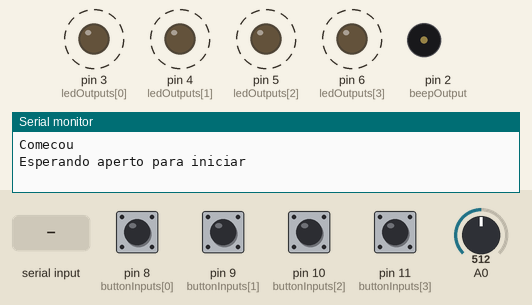
A sketch run on a simulated Arduino Uno, built with avr-gcc and run on an emulated ATmega328P. Parts: output pins drawn as LEDs (lit = HIGH), buzzer (waves = sounding), the last lines printed to the serial monitor. Dashed ring = blinking. The inputs (shaded band) are chosen by the test bench; at power-on: pin 8 (buttonInputs[0]), pin 9 (buttonInputs[1]), pin 10 (buttonInputs[2]), pin 11 (buttonInputs[3]) HIGH, A0 = 512. Random numbers use the default seed unless the sketch sets one.

Above: at 0.87 s.
1.3 s: "90,45\n" received over Serial
At 2.9 s:
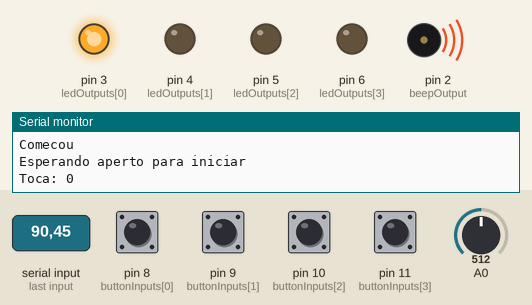
4.3 s: pin 8 (buttonInputs[0]) pulled LOW for 1 s
At 6.3 s:
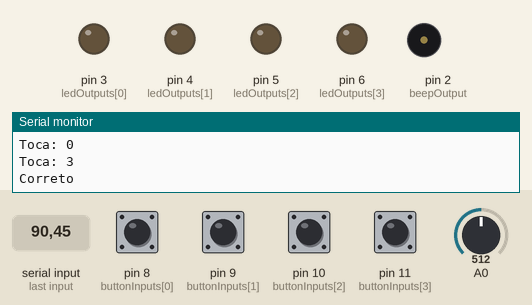
6.8 s: pin 9 (buttonInputs[1]) pulled LOW for 1 s
At 7.7 s:
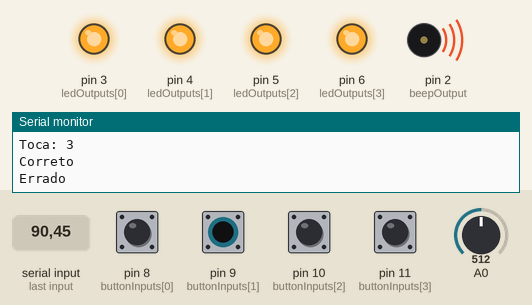
9.8 s: pin 9 (buttonInputs[1]) pulled LOW for 0.15 s
At 10.3 s:
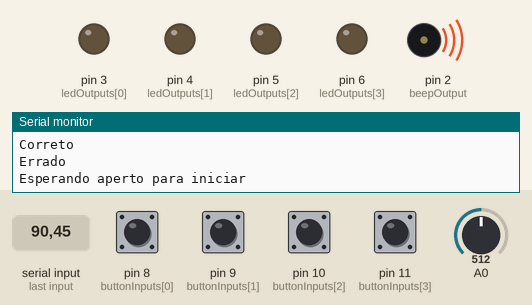
13.0 s: pin 10 (buttonInputs[2]) pulled LOW for 0.15 s
At 14.22 s:
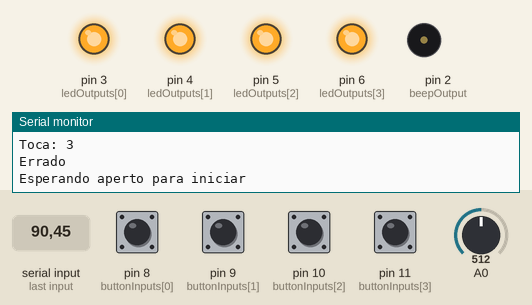
16.2 s: pin 11 (buttonInputs[3]) pulled LOW for 1 s
At 18.8 s:
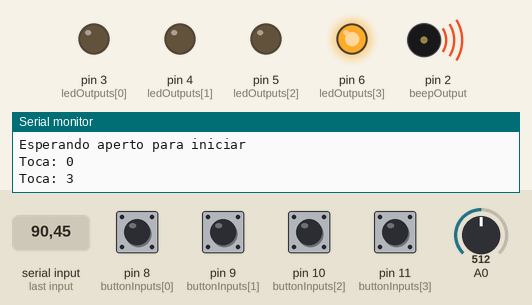
Timing chart, 0 to 20.4 s (numbered marks = the images above; inputs shaded):
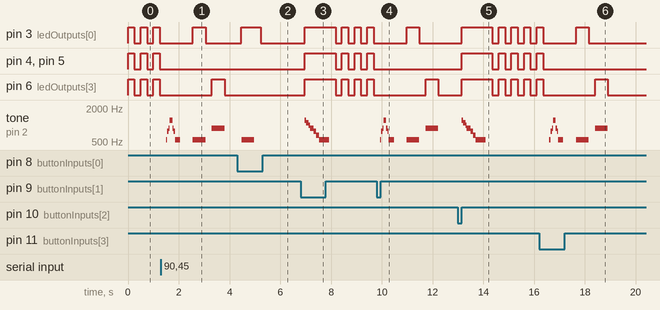

The sketch:

genius.ino
```cpp
#define SEQUENCE_START 2
#define SEQUENCE_MAX 32
#define END_SEQUENCE -1

int buttonInputs[] = { 8, 9, 10, 11 };
int nInputs = 4;

int ledOutputs[] = { 3, 4, 5, 6 };
int nOutputs = 4;

int beepOutput = 2;

int sequence[SEQUENCE_MAX];

int baseDelay = 500;

void setup()
{
  Serial.begin(9600);
  Serial.println("Comecou");

  // Inicializar botoes
  for (int i=0; i < nInputs; i++)
  {
    pinMode(buttonInputs[i], INPUT);
    digitalWrite(buttonInputs[i], HIGH);
  }

  //Inicializar leds
  for (int i=0; i < nOutputs; i++)
  {
    pinMode(ledOutputs[i], OUTPUT);
  }

  pinMode(beepOutput, OUTPUT);
}

void initSequence()
{
  // Inicializar sequencia
  for (int i=0; i < SEQUENCE_MAX; i++)
  {
    sequence[i] = END_SEQUENCE;
  }

  // Seed randomica
  randomSeed(analogRead(0));
  for (int i=0; i < SEQUENCE_START; i++)
  {
    sequence[i] = random() % nInputs;
  }
}

// Retorna o indice do botao apertado ou -1 se nenhum foi apertado
int checkButtons()
{
   int button = -1;

   // Testar todos botoes
   for (int i=0; i < nInputs && button == -1; i++)
   {
     if (digitalRead(buttonInputs[i]) == LOW)
     {
       button = i;
     }
   }

   // Testar serial
   while (Serial.available() > 0)
   {
     int n = Serial.read();

     // Aceita serial entre '0' e '3'
     if (n >= '0' && n <= '3')
       button = n - '0';
   }

   return button;
}

int noteToFreq(int note)
{
  return (int) pow(2, (double)note/12) * 110;
}

// Toca uma melodia num alto falate ou buzzer
void playMelody(int *mel, int *dur, int n)
{
  int basic_dur = 50;
  for(int i=0; i < n; i++)
  {
    tone(beepOutput, noteToFreq(mel[i]), dur[i]*basic_dur);
    delay(dur[i]*basic_dur);
    noTone(beepOutput);
  }
}

void playStart()
{
  int n = 7;
  int mel[] = {30, 34, 37, 42, 37, 34, 30};
  int dur[] = {1, 1, 1, 2, 1, 1, 4};
  playMelody(mel, dur, n);
}

void playEnd()
{
  int n = 12;
  int mel[] = {42, 41, 40, 39, 38, 37, 36, 35, 34, 33, 32, 31};
  int dur[] = { 1,  1,  1,  1,  1,  1,  1,  1,  1,  1,  1,  8};
  playMelody(mel, dur, n);
}

// Função para rapidamente piscar os LEDs
void blinkLeds(int t)
{
    for (int i=0; i < nInputs; i++)
    {
      digitalWrite(ledOutputs[i], HIGH);
    }
    delay(t/2);
    for (int i=0; i < nInputs; i++)
    {
      digitalWrite(ledOutputs[i], LOW);
    }
    delay(t/2);
}

// Faz um beep com a frequencia do botao apertado
void beep(int button)
{
  int freqs[] = {30, 32, 34, 37};
  int freq = noteToFreq(freqs[button]);
  tone(beepOutput, freq, baseDelay);
  delay(baseDelay);
  noTone(beepOutput);
}

void loop()
{
  // Esperar inicio

  Serial.println("Esperando aperto para iniciar");
  while (checkButtons() == -1)
  {
    blinkLeds(baseDelay);
  }

  // Indicador de resposta correta
  bool correct = true;

  // Cria uma nova sequencia
  initSequence();
  // Melodia do inicio
  playStart();

  // Temos certeza do inicio do jogo aqui
  while (correct)
  {
    delay(baseDelay/2);
    // Reseta todos os botoes
    for (int i=0; i < nOutputs; i++)
      digitalWrite(ledOutputs[i], LOW);
    delay(baseDelay/2);

    // Toca uma sequencia
    int pos = 0;
    while (sequence[pos] != END_SEQUENCE)
    {
      int led = sequence[pos];

      digitalWrite(ledOutputs[led], HIGH);

      pos += 1;
      Serial.print("Toca: ");
      Serial.println(led);
      beep(led);
      digitalWrite(ledOutputs[led], LOW);
      delay(baseDelay / (1 + (pos/1.0)) );
    }

    int nPressed = 0;


    // Fazendo a leitura da resposta
    while (nPressed < pos && correct)
    {
      delay(baseDelay/2);
      for (int i=0; i < nOutputs; i++)
        digitalWrite(ledOutputs[i], LOW);
      delay(baseDelay/2);

      int button = checkButtons();

      while (button == -1)
      {
          delay(baseDelay/2);
          button = checkButtons();
      }

      if (button == sequence[nPressed])
      {
        digitalWrite(ledOutputs[button], HIGH);
        Serial.println("Correto");
        beep(button);
        correct = true;
      }
      else
      {
        for (int i=0; i < nOutputs; i++)
          digitalWrite(ledOutputs[i], HIGH);

        Serial.println("Errado");
        correct = false;
        // Melodia do fim
        playEnd();
      }

      nPressed += 1;
    }

    // Se correto aumente a sequencia
    if (correct)
    {
      sequence[pos] = random() % nInputs;
    }
  }
}
```

Measured:
- after the input at 1.3 s, tone on pin 2 (beepOutput): plays 550 Hz for 0.05 s, 770 Hz for 0.05 s, 880 Hz for 0.05 s, 1210 Hz for 0.10 s, 880 Hz for 0.05 s, 770 Hz for 0.05 s … (9 notes in this stretch), starting after 0.20 s
- after the input at 4.3 s, pin 3 (ledOutputs[0]): LOW → HIGH after 0.17 s, → LOW 0.75 s later; tone on pin 2 (beepOutput): silent → 550 Hz after 0.17 s, → silent 0.50 s later
- after the input at 6.8 s, pin 3 (ledOutputs[0]), pin 4 (ledOutputs[1]): LOW → HIGH after 0.17 s, then repeats every 0.50 s: LOW 0.25 s, HIGH 0.25 s
- after the input at 9.8 s, tone on pin 2 (beepOutput): plays 550 Hz for 0.05 s, 770 Hz for 0.05 s, 880 Hz for 0.05 s, 1210 Hz for 0.10 s, 880 Hz for 0.05 s, 770 Hz for 0.05 s … (9 notes in this stretch), starting after 0.13 s
- after the input at 13.0 s, pin 3 (ledOutputs[0]), pin 4 (ledOutputs[1]): LOW → HIGH after 0.15 s, then repeats every 0.50 s: LOW 0.25 s, HIGH 0.25 s
- after the input at 16.2 s, tone on pin 2 (beepOutput): plays 550 Hz for 0.05 s, 770 Hz for 0.05 s, 880 Hz for 0.05 s, 1210 Hz for 0.10 s, 880 Hz for 0.05 s, 770 Hz for 0.05 s … (9 notes in this stretch), starting after 0.40 s
- by itself, pin 4 (ledOutputs[1]), pin 5 (ledOutputs[2]): alternates HIGH for 0.25 s and LOW for 0.25 s
